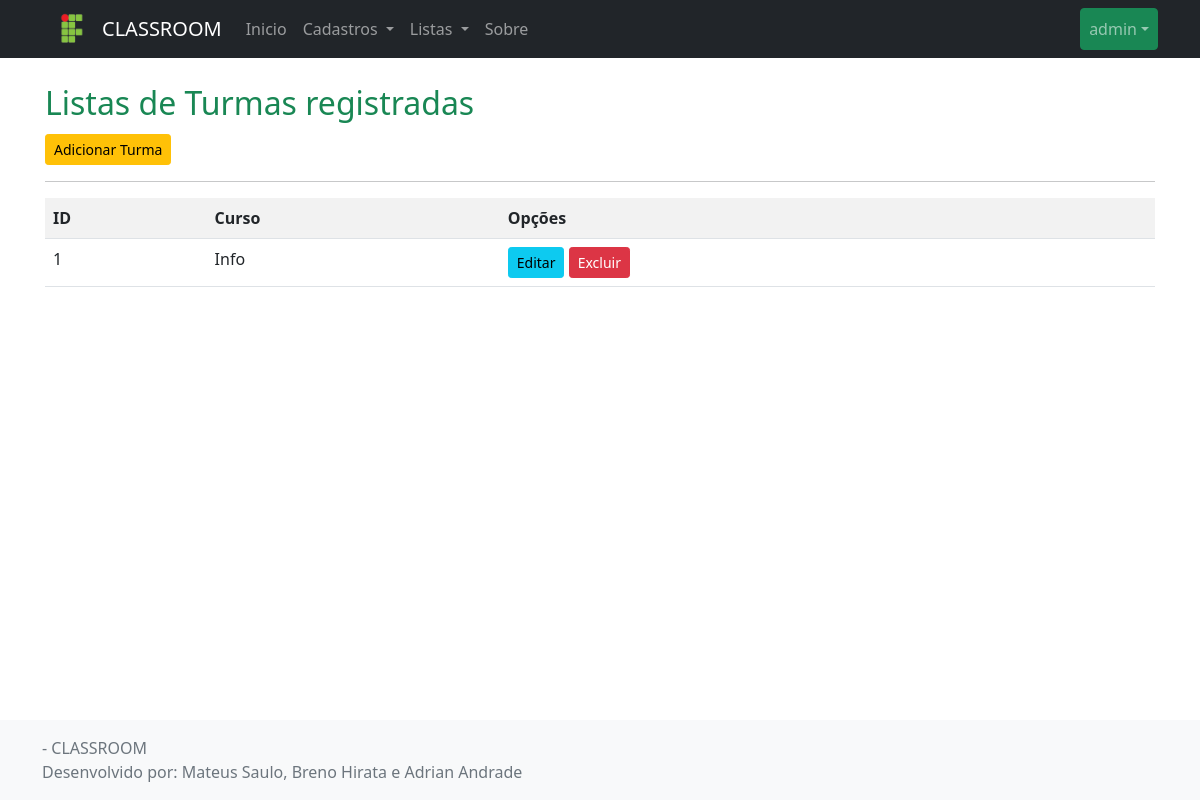
The app's page /listar/turma/ (signed in), older data.
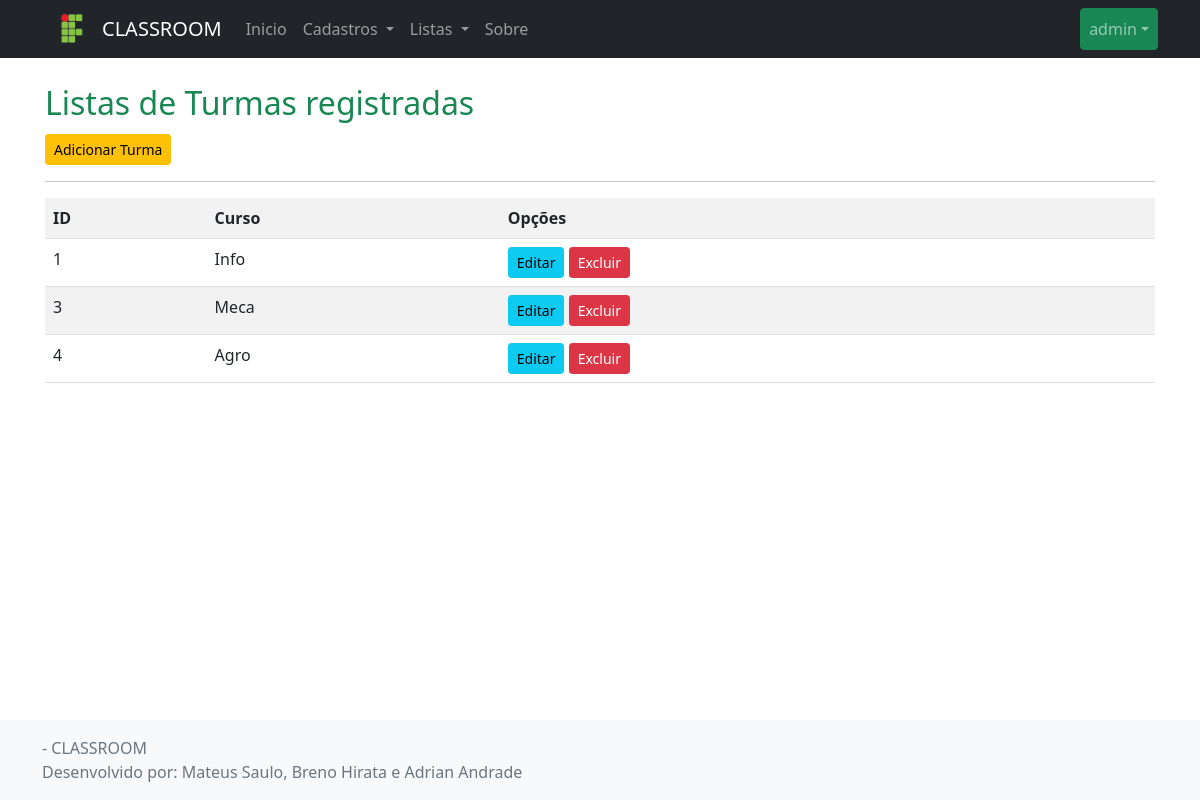
The same page, newer data.
### cadastros/models.py (models this page shows, shortened)
class Turma(models.Model):
    curso = models.ForeignKey(Curso, on_delete=models.PROTECT)

class Curso(models.Model):
    nome = models.CharField(max_length=50)
    def __str__(self):
     return self.nome

### cadastros/views.py (the view)
# urls.py: path('listar/turma/', TurmaList.as_view(), name='listar-turma'),
class TurmaList(LoginRequiredMixin, ListView):
    login_url = reverse_lazy('login')
    model = Turma
    template_name = 'cadastros/listas/turma.html'

### cadastros/templates/cadastros/listas/turma.html
{% extends 'paginas/modelo.html' %}
{% load static %}
{% block conteudo %}
<h2 class="text-success border-buttom border-warning pb-1 nt-4">
    Listas de Turmas registradas
</h2>
<a href="{% url 'cadastrar-turma' %}" class="btn btn-warning btn-sm">Adicionar Turma</a>
<hr>
<div class="table-responsive">
    <table class="table table-striped">
        <tr>
            <th>ID</th>
            <th>Curso</th>
            <th>Opções</th>
        </tr>
        {% for turma in object_list %}
        <tr>
            <td>{{ turma.pk }}</td>
            <td>{{ turma.curso }}</td>
            <td>
                <a href="{% url 'editar-turma' turma.pk %}" class="btn btn-info btn-sm">Editar</a>
                <a href="{% url 'excluir-turma' turma.pk %}" class="btn btn-danger btn-sm">Excluir</a>
            </td>
        </tr>
        {% empty %}
        <tr>
            <td colspan="3">Nenhuma Turma registrada.</td>
        </tr>
        {% endfor %}
    </table>
</div>
{% endblock %}

Row changes from the older to the newer data that the page shows:
added Turma: pk "3", curso "Meca"
added Turma: pk "4", curso "Agro"
